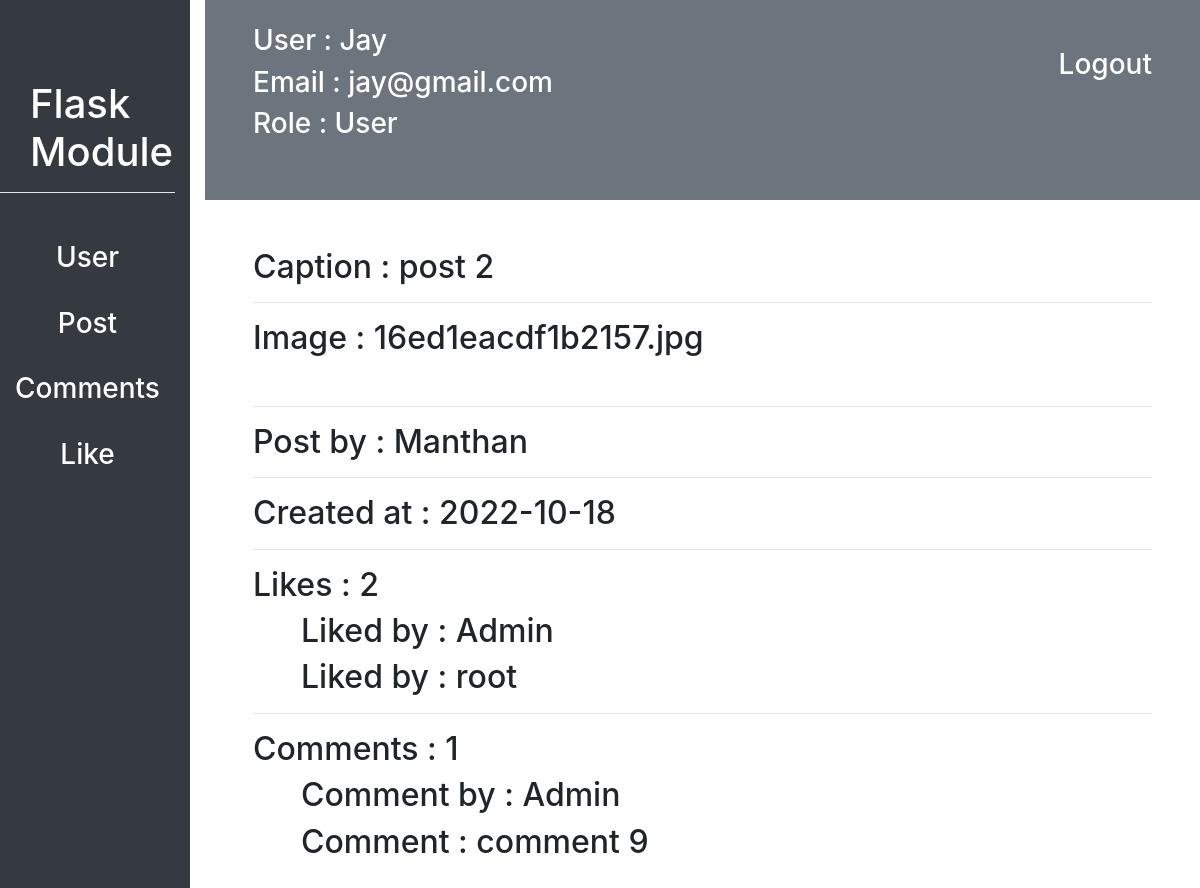
/customadmin/8/post_detail (signed in), run on the app's committed database.
### flask_module/user/models.py (models this page shows, shortened)
class User(db.Model, UserMixin):
    id = db.Column(db.Integer, primary_key=True)
    username = db.Column(db.String(20), unique=True, nullable=False)
    email = db.Column(db.String(30), unique=True, nullable=False)
    profile_picture = db.Column(db.String(70), nullable=False, default="defualt_img.jpg")
    password = db.Column(db.String(15), nullable=False)
    like = db.relationship("Likes", backref="user", lazy=True, cascade = "all, delete, delete-orphan", )
    post = db.relationship("Post", backref="user", lazy=True, cascade = "all, delete, delete-orphan", )
    comment = db.relationship("Comments", backref="user", lazy=True, cascade = "all, delete, delete-orphan", )
    following = db.relationship("User",
                    secondary=connected_user,
                    primaryjoin=id==connected_user.c.parent_id,
                    secondaryjoin=id==connected_user.c.children_id,
                    backref="followed_by")
    role_id = db.Column(db.Integer, db.ForeignKey("role.id"), nullable=False)

class Role(db.Model):
    id = db.Column(db.Integer, primary_key=True)
    name = db.Column(db.String(20), unique=True, nullable=False)
    user = db.relationship("User", backref="role")

### flask_module/posts/models.py (models this page shows, shortened)
class Post(db.Model):
    id = db.Column(db.Integer, primary_key=True)
    image = db.Column(db.String(70), nullable=False)
    caption = db.Column(db.String(20), nullable=False)
    created_at = db.Column(db.DateTime, nullable=False, default=datetime.now())
    user_id = db.Column(db.Integer, db.ForeignKey("user.id"), nullable=False)
    comment = db.relationship("Comments", backref="post", lazy=True, cascade = "all, delete, delete-orphan", )
    likes = db.relationship("Likes", backref="post", lazy=True, cascade = "all, delete, delete-orphan", )

class Likes(db.Model):
    id = db.Column(db.Integer, primary_key=True)
    user_id = db.Column(db.Integer, db.ForeignKey("user.id"), nullable=False)
    post_id = db.Column(db.Integer, db.ForeignKey("post.id"), nullable=False)

class Comments(db.Model):
    id = db.Column(db.Integer, primary_key=True)
    user_id = db.Column(db.Integer, db.ForeignKey("user.id"), nullable=False)
    post_id = db.Column(db.Integer, db.ForeignKey("post.id"), nullable=False)
    comment = db.Column(db.String(200), nullable=True)

### flask_module/customadmin/routes.py (the view)
@customadmin.route("/customadmin/<int:post_id>/post_detail")
@login_required
def post_detail(post_id):
    post = Post.query.filter_by(id=int(post_id)).first()
    return render_template("customadmin/posts/post_detail.html", post=post)

### flask_module/customadmin/routes.py (called while the page is built)
def login_required(f):
    @wraps(f)
    def decorated_function(*args, **kwargs):
        if current_user.is_authenticated is False:
            return redirect(url_for('customadmin.login'))
        return f(*args, **kwargs)
    return decorated_function

### flask_module/user/models.py (called while the page is built)
@login_manager.user_loader
def load_user(user_id):
    return User.query.filter_by(id=int(user_id)).first()

### flask_module/templates/customadmin/posts/post_detail.html (shortened to what this page needs)
{% extends "customadmin/dashboard.html" %}
{% block contant %}
<div class="m-5">
    <h2>Caption : {{post.caption}}</h2>
    <hr>
    <h2>Image : {{post.image}}</h2>
    <hr>
    <h2>Post by : {{post.user.username}}</h2>
    <hr>
    <h2>Created at : {{post.created_at.strftime('%Y-%m-%d')}}</h2>
    <hr>
    <h2>Likes : {{post.likes|length}}</h2>
    {% for like in post.likes %}
        <h2 class="ml-5">Liked by : {{like.user.username}}</h2>
    {% endfor %}
    <hr>
    <h2>Comments : {{post.comment|length}}</h2>
    {% for comment in post.comment %}
        <h2 class="ml-5">Comment by : {{comment.user.username}}</h2>
        <h2 class="ml-5">Comment : {{comment.comment}}</h2>
    {% endfor %}
</div>
{% endblock contant %}

### flask_module/templates/customadmin/dashboard.html (shortened to what this page needs)
<!DOCTYPE html>
<html lang="en">
<head>
    <link rel="stylesheet" href="{{ url_for('static', filename='css/bootstrap.css') }}">
</head>
<body>
    <div class="row" id="sidebar">
        <div class="col bg-dark">
            <div id="module-title">
                <h1 class="text-white">Flask Module</h1>
            </div>
            <hr style="background: white">
            <div class="mt-5 text-center">
                <a href="{{url_for('customadmin.dashboard', username=current_user.username)}}"><h3 class="text-white">User</h3></a><br>
                <a href="{{url_for('customadmin.post_list')}}"><h3 class="text-white">Post</h3></a><br>
                <a href="{{url_for('customadmin.comments_list')}}"><h3 class="text-white">Comments</h3></a><br>
                <a href="{{url_for('customadmin.like_list')}}"><h3 class="text-white">Like</h3></a><br>
            </div>
        </div>
        <div class="col-10">
            <div id="navbar" class="bg-secondary">
                <a href="{{url_for('customadmin.logout')}}"><h3 class="float-right px-5 pt-5 text-white">Logout</h3></a>
                <h3 class="text-white pt-4 px-5">User : {{current_user.username}}</h3>
                <h3 class="text-white px-5">Email : {{current_user.email}}</h3>
                <h3 class="text-white px-5">Role : {{current_user.role.name}}</h3>
            </div>
            {% block contant %}{% endblock contant %}
        </div>
    </div>
</body>
</html>

### flask_module/templates/customadmin/dashboard.html (style rules this page uses)
#sidebar { height: 900px; }
#module-title { margin-top: 80px; margin-left: 30px; }
#navbar { height: 200px; }

### data on the page
User: username "Jay", email "jay@gmail.com"
Role: role.name "User"
Post: caption "post 2", image "16ed1eacdf1b2157.jpg", created_at "2022-10-18"
User: user.username "Manthan"
Likes: user.username "Admin"
Likes: user.username "root"
Comments: user.username "Admin", comment "comment 9"

### other printed values
{{ post.likes|length }} "2"
{{ post.comment|length }} "1"
